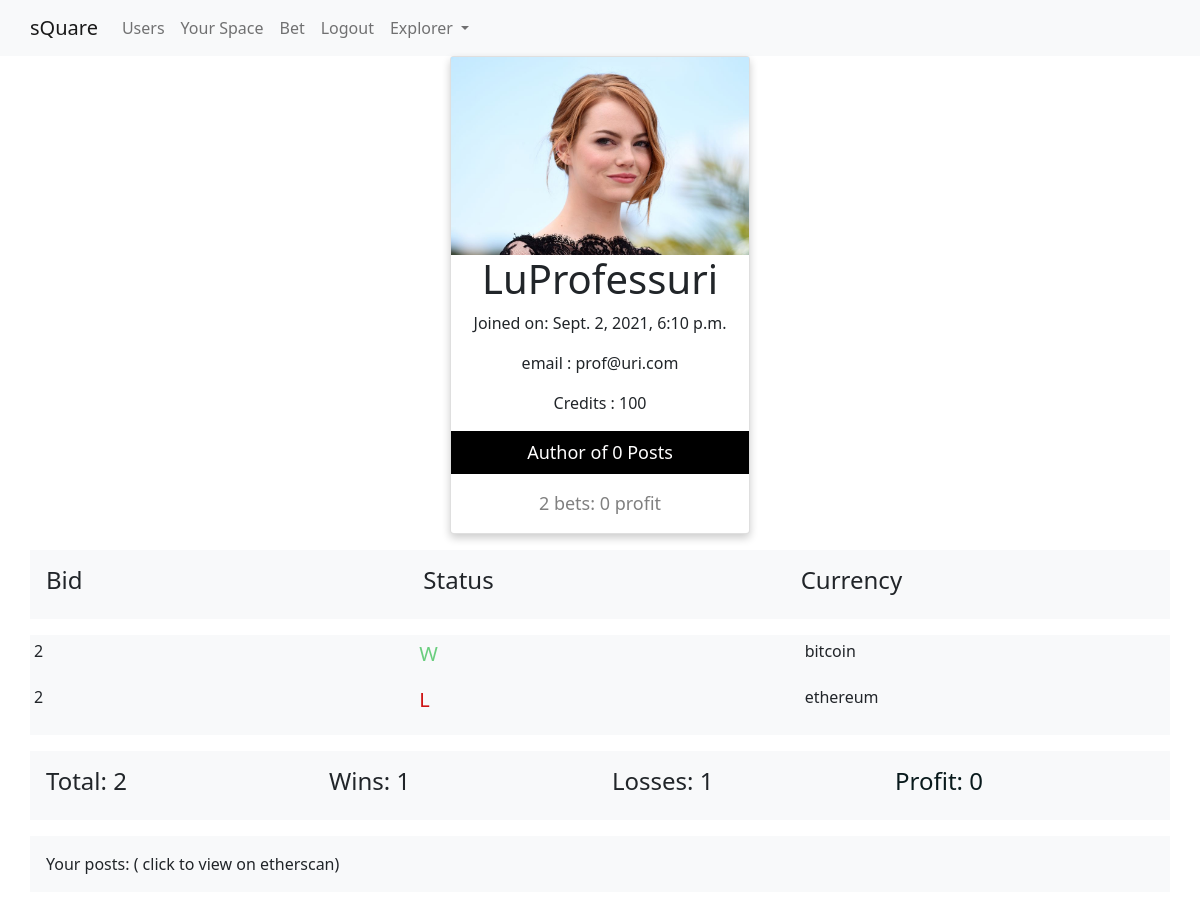
Before: /my-profile/ (signed in) with the older database file.
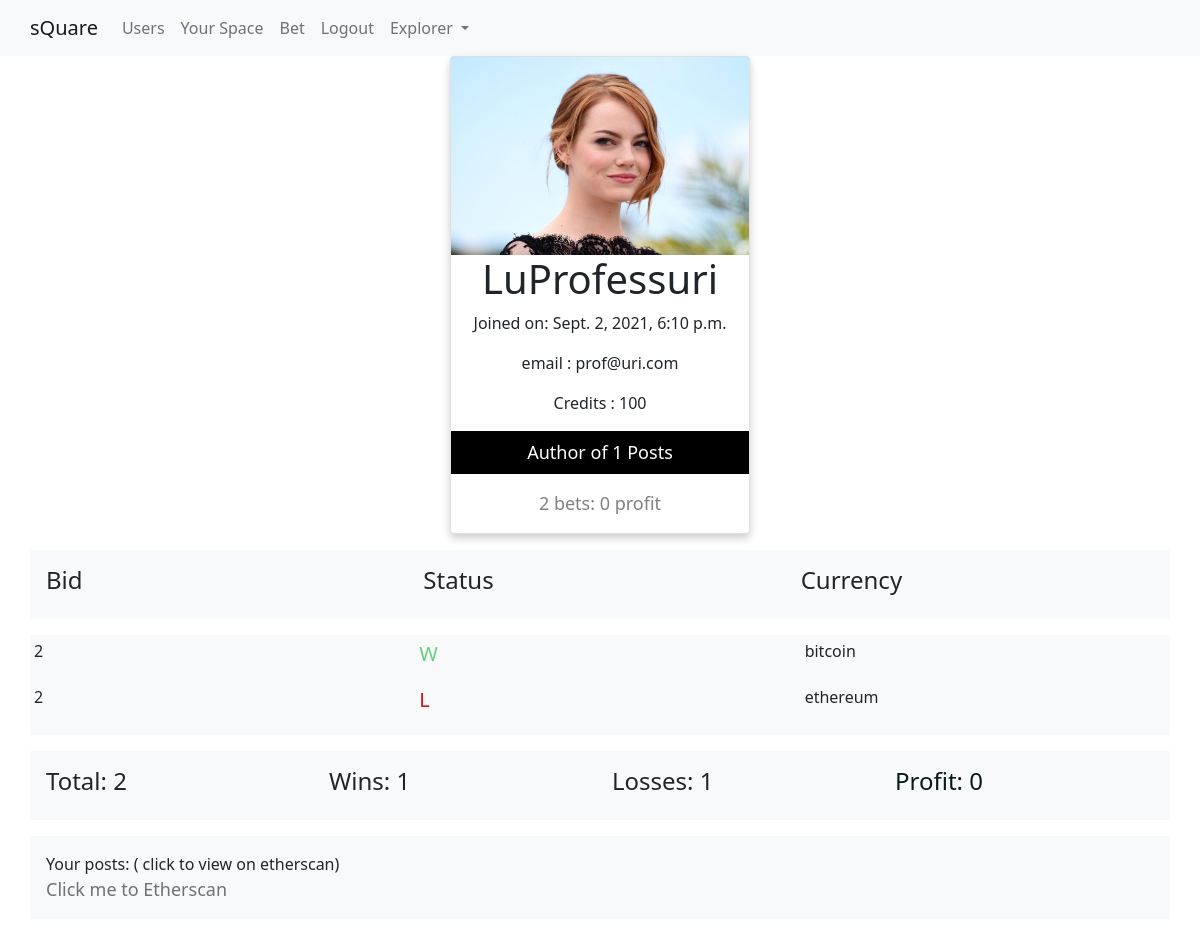
After: the same page with the newer database file.
### api/models.py (models this page shows, shortened)
class OpenBids(models.Model):
    OPEN = 0
    WIN = 1
    LOSS = -1
    Status = ((OPEN ,"OPEN"),(WIN,"WIN"),(LOSS,"LOSS"))
    UP = 1
    DOWN= -1
    Vote = ((UP,"UP"),(DOWN,"DOWN"))
    user = models.ForeignKey(User, on_delete=models.CASCADE)
    currency =  models.CharField(max_length = 30)
    bidAmount = models.IntegerField(default=0)
    status = models.IntegerField(choices=Status,default=OPEN)
    returns = models.IntegerField(default=0)
    vote = models.IntegerField(choices=Vote,default = UP)

class Post(models.Model):
    user = models.ForeignKey(User,on_delete=models.CASCADE)
    datetime = models.DateTimeField(auto_now_add=True)
    content = models.TextField()
    title = models.CharField(max_length = 50)
    isPublic = models.BooleanField()
    msgHash = models.CharField(max_length = 32, default = None ,null = True )
    txId = models.CharField(max_length = 32, default = None ,null = True )

### api/views.py (the view)
# urls.py: path("my-profile/",views.profile,name = "prof"),
def profile(request):
    if request.user.is_authenticated:
        username = request.user.get_username()
        user = request.user
        posts = Post.objects.filter(user = user).order_by("-id")
        bets = OpenBids.objects.all().filter(user = user).order_by("-id")
        profit =0
        for bet in bets:
            profit += bet.status * bet.bidAmount
        betStats= {"wins" : OpenBids.objects.all().filter(user = user,status=1).count(),
                    "losses": OpenBids.objects.all().filter(user = user,status =-1).count(),
                    "profit": profit}
        return render(request,"api/my-profile.html",{"posts":posts, "user": user,"bets":bets, "betStats":betStats })
    else:
        return render(request,"api/my-profile.html",{ })

### api/templates/api/my-profile.html (shortened to what this page needs)
{%extends 'api/base.html'%}
{% load static%}
{%block style%}
<link href="{% static 'css/card.css' %}"  rel="stylesheet" media="screen">
{%endblock%}
{%block content%}
<div class="card">
  <img src="{% static 'emma.jpg' %}" alt= {{user.username}} style="width:100%">
  <h1> {{user.username}} </h1>
  <p>Joined on: {{user.date_joined}}</p>
  <p>email : {{user.email}} </p>
  <p>Credits : {{user.profile.credit}} </p>
  <p class = "info ">Author of {{posts|length}} Posts</p>
  <p class="title">{{bets|length}} bets:  {{betStats.profit}} profit </p>
</div>
<div class="container p-3 my-3 bg-light text-dark">
    <div class="row">
        <div class="col"><h4>Bid</h4></div>
        <div class="col"><h4>Status</h4></div>
        <div class="col"><h4>Currency</h4></div>
    </div>
</div>
    <div class="container p-1 my-1 bg-light text-dark" style=" max-height: 350px; overflow-x: scroll; overflow-x: hidden;" >
        {% for bet in bets %}
                    <div class="row">
                        <div class="col">{{bet.bidAmount}}</div>
                        <div class="col">
                            {% if bet.status == 0 %}
                            <p style="color:rgb(21, 145, 164);font-size:20px;">Open</p>
                            {% elif bet.status == 1 %}
                            <p style="color:rgb(106, 206, 126);font-size:20px;">W</p>
                            {% elif bet.status == -1 %}
                            <p style="color:rgb(206, 20, 20);font-size:20px;">L</p>
                            {%endif%}
                        </div>
                        <div class="col">{{bet.currency}}</div>
                    </div>
        {% endfor %}
    </div>
<div class="container p-3 my-3 bg-light text-dark">
    <div class="row">
        <div class="col"><h4>Total: {{bets|length}}</h4> </div>
        <div class="col"><h4>Wins: {{betStats.wins}}   </h4></div>
        <div class="col"><h4>Losses: {{betStats.losses}}</h4></div>
        {% if betStats.profit > 0 %}
        <div class="col" style="color:rgb(26, 191, 40)""><h4>Profit: {{betStats.profit}} </h4></div>
        {% elif betStats.profit == 0 %}
        <div class="col" style="color:rgb(8, 25, 27)""><h4>Profit: {{betStats.profit}} </h4></div>
        {% elif betStats.profit < 0 %}
        <div class="col" style="color:rgb(199, 15, 15)""><h4>Profit: {{betStats.profit}} </h4></div>
        {%endif%}
    </div>
</div>
<div class="container p-3 my-3 bg-light text-dark" style=" max-height: 350px; overflow-x: scroll; overflow-x: hidden;">
Your posts: ( click to view on etherscan)
    {% for post in posts %}
        <div class="title"> <a href="https://ropsten.etherscan.io/tx/{{post.txId}}" target="_blank" style="color: #717171;text-decoration:none;" >{{post.title}}</a>   </div>
    {%endfor%}
</div>
{%endblock%}

Changed rows visible on the page:
added Post: title "Click me to Etherscan"
Other visible differences:
{{ posts|length }}: "0" → "1"
